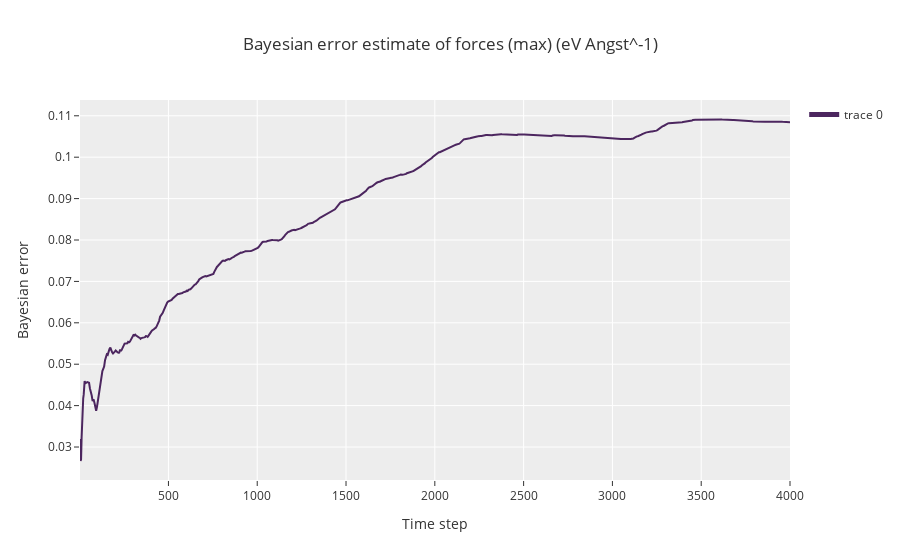

The cell this chart's notebook holds for it:
### Code cell
pv.plot(t1, beef,
    xlabel="Time step",
    ylabel="Bayesian error",
    title="Bayesian error estimate of forces (max) (eV Angst^-1)"
)

### Figure 1 — Plotly figure (JSON) as saved in the notebook; plotly's stock layout.template omitted (floating-point values rounded to 4 significant figures; data arrays with more than 128 entries replaced by an {"elided": "..."} marker saying what was removed)
{"data": [{"line": {"color": "#4C265F"}, "showlegend": true, "type": "scatter", "x": {"elided": "804 int values"}, "y": {"elided": "804 float values"}, "yaxis": "y"}], "layout": {"legend": {"itemsizing": "constant"}, "title": {"text": "Bayesian error estimate of forces (max) (eV Angst^-1)"}, "xaxis": {"title": {"text": "Time step"}}, "yaxis": {"title": {"text": "Bayesian error"}}}}
